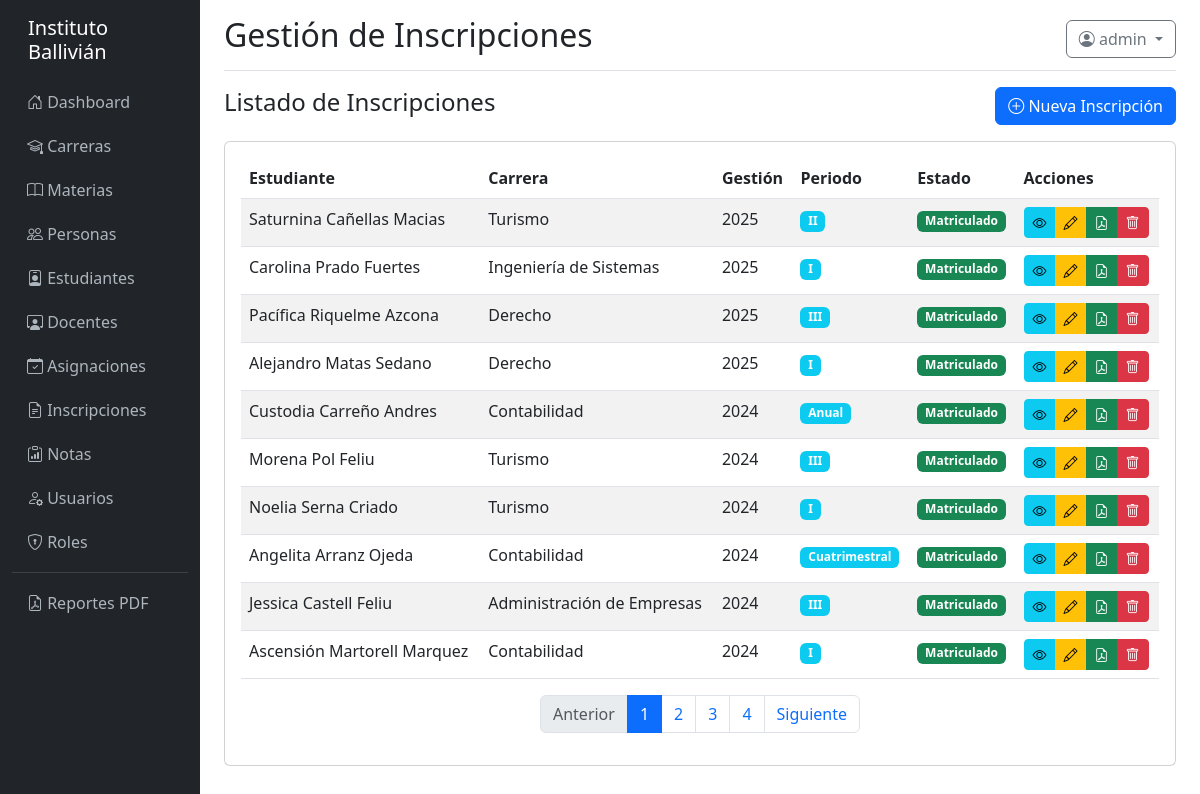
The app's page /inscripciones/ (signed in) with its own data.
### models/__init__.py (models this page shows, shortened)
class Usuario(UserMixin, db.Model):
    __tablename__ = 'usuario'
    id = db.Column(db.Integer, primary_key=True)
    username = db.Column(db.String(100), unique=True, nullable=False)
    email = db.Column(db.String(150))
    password_hash = db.Column(db.String(255), nullable=False)
    persona_id = db.Column(db.Integer, db.ForeignKey('persona.id'))
    estudiante_id = db.Column(db.Integer, db.ForeignKey('estudiante.id'))
    docente_id = db.Column(db.Integer, db.ForeignKey('docente.id'))
    activo = db.Column(db.Boolean, default=True)
    ultimo_login = db.Column(db.DateTime)
    created_at = db.Column(db.DateTime, default=datetime.utcnow)
    updated_at = db.Column(db.DateTime, onupdate=datetime.utcnow)
    roles = db.relationship('Rol', secondary=usuario_rol, backref='usuarios')
    def tiene_permiso(self, nombre_permiso):
        for rol in self.roles:
            for permiso in rol.permisos:
                if permiso.nombre == nombre_permiso:
                    return True
        return False

class Inscripcion(db.Model):
    __tablename__ = 'inscripcion'
    id = db.Column(db.Integer, primary_key=True)
    estudiante_id = db.Column(db.Integer, db.ForeignKey('estudiante.id'), nullable=False)
    carrera_id = db.Column(db.Integer, db.ForeignKey('carrera.id'), nullable=False)
    gestion = db.Column(db.Integer, nullable=False)
    periodo = db.Column(db.Enum('I', 'II', 'III', 'Cuatrimestral', 'Anual'), default='I')
    fecha_inscripcion = db.Column(db.DateTime, default=datetime.utcnow)
    estado = db.Column(db.Enum('Preinscrito', 'Matriculado', 'Rechazado', 'Anulado'), default='Matriculado')
    metodo_ingreso = db.Column(db.Enum('Regular', 'Traslado', 'Admitido', 'Otro'), default='Regular')
    boletin_id = db.Column(db.Integer)
    formulario_path = db.Column(db.String(500))
    created_at = db.Column(db.DateTime, default=datetime.utcnow)
    updated_at = db.Column(db.DateTime, onupdate=datetime.utcnow)
    depositos = db.relationship('DepositoBancario', backref='inscripcion', lazy=True, cascade='all, delete-orphan')
    boletas = db.relationship('BoletaInscripcion', backref='inscripcion', lazy=True, cascade='all, delete-orphan')
    notas = db.relationship('Nota', backref='inscripcion', lazy=True, cascade='all, delete-orphan')

class Persona(db.Model):
    __tablename__ = 'persona'
    id = db.Column(db.Integer, primary_key=True)
    tipo_documento = db.Column(db.Enum('CI', 'Pasaporte', 'Otro'), default='CI')
    nro_documento = db.Column(db.String(50), nullable=False)
    nombre = db.Column(db.String(150), nullable=False)
    apellido_paterno = db.Column(db.String(100), nullable=False)
    apellido_materno = db.Column(db.String(100))
    fecha_nacimiento = db.Column(db.Date)
    sexo = db.Column(db.Enum('M', 'F', 'O'))
    lugar_nacimiento = db.Column(db.String(255))
    direccion = db.Column(db.Text)
    telefono = db.Column(db.String(50))
    email = db.Column(db.String(150))
    foto_path = db.Column(db.String(500))
    created_at = db.Column(db.DateTime, default=datetime.utcnow)
    updated_at = db.Column(db.DateTime, onupdate=datetime.utcnow)
    __table_args__ = (
        db.UniqueConstraint('tipo_documento', 'nro_documento', name='_tipo_nro_uc'),
    )
    estudiante = db.relationship('Estudiante', backref='persona', uselist=False, cascade='all, delete-orphan')
    docente = db.relationship('Docente', backref='persona', uselist=False, cascade='all, delete-orphan')
    usuario = db.relationship('Usuario', backref='persona', uselist=False)
    @property
    def nombre_completo(self):
        return f"{self.nombre} {self.apellido_paterno} {self.apellido_materno or ''}".strip()

class Carrera(db.Model):
    __tablename__ = 'carrera'
    id = db.Column(db.Integer, primary_key=True)
    codigo = db.Column(db.String(30), unique=True, nullable=False)
    nombre = db.Column(db.String(255), nullable=False)
    descripcion = db.Column(db.Text)
    tipo = db.Column(db.Enum('Pregrado', 'Tecnico', 'Posgrado', 'Diplomado', 'Otro'), default='Pregrado')
    carga_horaria = db.Column(db.Integer, default=0)
    creditos = db.Column(db.Integer)
    fecha_creacion = db.Column(db.Date)
    activo = db.Column(db.Boolean, default=True)
    created_at = db.Column(db.DateTime, default=datetime.utcnow)
    updated_at = db.Column(db.DateTime, onupdate=datetime.utcnow)
    materias = db.relationship('Materia', backref='carrera', lazy=True, cascade='all, delete-orphan')
    inscripciones = db.relationship('Inscripcion', backref='carrera', lazy=True)
    asignaciones = db.relationship('Asignacion', backref='carrera', lazy=True)

### controllers/inscripcion_controller.py (the view)
@inscripcion_bp.route('/')
@login_required
def index():
    page = request.args.get('page', 1, type=int)
    inscripciones = Inscripcion.query.order_by(Inscripcion.gestion.desc(), Inscripcion.fecha_inscripcion.desc()).paginate(page=page, per_page=10, error_out=False)
    return render_template('inscripcion/index.html', inscripciones=inscripciones)

### templates/inscripcion/index.html (shortened to what this page needs)
{% extends "base.html" %}
{% block page_title %}Gestión de Inscripciones{% endblock %}
{% block content %}
<div class="d-flex justify-content-between align-items-center mb-3">
    <h4>Listado de Inscripciones</h4>
    {% if current_user.tiene_permiso('crear_inscripcion') %}
    <a href="{{ url_for('inscripcion.crear') }}" class="btn btn-primary"><i class="bi bi-plus-circle"></i> Nueva
        Inscripción</a>
    {% endif %}
</div>
<div class="card">
    <div class="card-body">
        <div class="table-responsive">
            <table class="table table-striped table-hover">
                <thead>
                    <tr>
                        <th>Estudiante</th>
                        <th>Carrera</th>
                        <th>Gestión</th>
                        <th>Periodo</th>
                        <th>Estado</th>
                        <th>Acciones</th>
                    </tr>
                </thead>
                <tbody>
                    {% for inscripcion in inscripciones.items %}<tr>
                        <td>{{ inscripcion.estudiante.persona.nombre_completo }}</td>
                        <td>{{ inscripcion.carrera.nombre }}</td>
                        <td>{{ inscripcion.gestion }}</td>
                        <td><span class="badge bg-info">{{ inscripcion.periodo }}</span></td>
                        <td><span
                                class="badge bg-{% if inscripcion.estado == 'Matriculado' %}success{% elif inscripcion.estado == 'Preinscrito' %}warning{% else %}secondary{% endif %}">{{
                                inscripcion.estado }}</span></td>
                        <td>
                            <div class="btn-group btn-group-sm"><a
                                    href="{{ url_for('inscripcion.detalle', id=inscripcion.id) }}"
                                    class="btn btn-info"><i class="bi bi-eye"></i></a>{% if
                                current_user.tiene_permiso('editar_inscripcion') %}<a
                                    href="{{ url_for('inscripcion.editar', id=inscripcion.id) }}"
                                    class="btn btn-warning"><i class="bi bi-pencil"></i></a>{% endif %}{% if
                                current_user.tiene_permiso('ver_notas') or (current_user.estudiante_id and
                                current_user.estudiante_id == inscripcion.estudiante_id) %}<a
                                    href="{{ url_for('reporte.reporte_notas_estudiante', inscripcion_id=inscripcion.id) }}"
                                    class="btn btn-success" title="Certificado de Notas"><i
                                        class="bi bi-file-earmark-pdf"></i></a>{% endif %}{% if
                                current_user.tiene_permiso('eliminar_inscripcion') %}<button type="button"
                                    class="btn btn-danger" data-bs-toggle="modal"
                                    data-bs-target="#deleteModal{{ inscripcion.id }}"><i
                                        class="bi bi-trash"></i></button>{% endif %}</div>
                        </td>
                    </tr>{% else %}<tr>
                        <td colspan="6" class="text-center">No hay inscripciones registradas</td>
                    </tr>{% endfor %}</tbody>
            </table>
        </div>
        {% if inscripciones.pages > 1 %}<nav>
            <ul class="pagination justify-content-center">
                <li class="page-item {% if not inscripciones.has_prev %}disabled{% endif %}"><a class="page-link"
                        href="{{ url_for('inscripcion.index', page=inscripciones.prev_num) }}">Anterior</a></li>{% for
                page_num in inscripciones.iter_pages() %}{% if page_num %}<li
                    class="page-item {% if page_num == inscripciones.page %}active{% endif %}"><a class="page-link"
                        href="{{ url_for('inscripcion.index', page=page_num) }}">{{ page_num }}</a></li>{% else %}<li
                    class="page-item disabled"><span class="page-link">...</span></li>{% endif %}{% endfor %}<li
                    class="page-item {% if not inscripciones.has_next %}disabled{% endif %}"><a class="page-link"
                        href="{{ url_for('inscripcion.index', page=inscripciones.next_num) }}">Siguiente</a></li>
            </ul>
        </nav>{% endif %}
    </div>
</div>
{% endblock %}

### templates/base.html (shortened to what this page needs)
<!DOCTYPE html>
<html lang="es">
<head>
    <link href="https://cdn.jsdelivr.net/npm/bootstrap@5.3.0/dist/css/bootstrap.min.css" rel="stylesheet">
    <link rel="stylesheet" href="https://cdn.jsdelivr.net/npm/bootstrap-icons@1.11.0/font/bootstrap-icons.css">
</head>
<body>
    <div class="container-fluid">
        <div class="row">
            {% if current_user.is_authenticated %}
            <nav class="col-md-2 col-lg-2 d-md-block sidebar">
                <div class="position-sticky pt-3">
                    <h5 class="text-white px-3 mb-3">Instituto Ballivián</h5>
                    <ul class="nav flex-column">
                        <li class="nav-item">
                            <a class="nav-link" href="{{ url_for('main.dashboard') }}">
                                <i class="bi bi-house-door"></i> Dashboard
                            </a>
                        </li>
                        {% if current_user.tiene_permiso('ver_carreras') %}
                        <li class="nav-item">
                            <a class="nav-link" href="{{ url_for('carrera.index') }}">
                                <i class="bi bi-mortarboard"></i> Carreras
                            </a>
                        </li>
                        {% endif %}
                        {% if current_user.tiene_permiso('ver_materias') %}
                        <li class="nav-item">
                            <a class="nav-link" href="{{ url_for('materia.index') }}">
                                <i class="bi bi-book"></i> Materias
                            </a>
                        </li>
                        {% endif %}
                        {% if current_user.tiene_permiso('ver_personas') %}
                        <li class="nav-item">
                            <a class="nav-link" href="{{ url_for('persona.index') }}">
                                <i class="bi bi-people"></i> Personas
                            </a>
                        </li>
                        {% endif %}
                        {% if current_user.tiene_permiso('ver_estudiantes') %}
                        <li class="nav-item">
                            <a class="nav-link" href="{{ url_for('estudiante.index') }}">
                                <i class="bi bi-person-badge"></i> Estudiantes
                            </a>
                        </li>
                        {% endif %}
                        {% if current_user.tiene_permiso('ver_docentes') %}
                        <li class="nav-item">
                            <a class="nav-link" href="{{ url_for('docente.index') }}">
                                <i class="bi bi-person-workspace"></i> Docentes
                            </a>
                        </li>
                        {% endif %}
                        {% if current_user.tiene_permiso('ver_asignaciones') %}
                        <li class="nav-item">
                            <a class="nav-link" href="{{ url_for('asignacion.index') }}">
                                <i class="bi bi-calendar-check"></i> Asignaciones
                            </a>
                        </li>
                        {% endif %}
                        {% if current_user.tiene_permiso('ver_inscripciones') %}
                        <li class="nav-item">
                            <a class="nav-link" href="{{ url_for('inscripcion.index') }}">
                                <i class="bi bi-file-earmark-text"></i> Inscripciones
                            </a>
                        </li>
                        {% endif %}
                        {% if current_user.tiene_permiso('ver_notas') %}
                        <li class="nav-item">
                            <a class="nav-link" href="{{ url_for('nota.index') }}">
                                <i class="bi bi-clipboard-data"></i> Notas
                            </a>
                        </li>
                        {% endif %}
                        {% if current_user.tiene_permiso('ver_usuarios') %}
                        <li class="nav-item">
                            <a class="nav-link" href="{{ url_for('usuario.index') }}">
                                <i class="bi bi-person-gear"></i> Usuarios
                            </a>
                        </li>
                        {% endif %}
                        {% if current_user.tiene_permiso('ver_roles') %}
                        <li class="nav-item">
                            <a class="nav-link" href="{{ url_for('rol.index') }}">
                                <i class="bi bi-shield-lock"></i> Roles
                            </a>
                        </li>
                        {% endif %}
                        <hr class="text-white-50 my-2">
                        <li class="nav-item">
                            <a class="nav-link" href="{{ url_for('reporte.index') }}">
                                <i class="bi bi-file-earmark-pdf"></i> Reportes PDF
                            </a>
                        </li>
                    </ul>
                </div>
            </nav>
            {% endif %}
            <main class="col-md-10 ms-sm-auto col-lg-10 px-md-4">
                {% if current_user.is_authenticated %}
                <div class="d-flex justify-content-between flex-wrap flex-md-nowrap align-items-center pt-3 pb-2 mb-3 border-bottom">
                    <h1 class="h2">{% block page_title %}Dashboard{% endblock %}</h1>
                    <div class="btn-toolbar mb-2 mb-md-0">
                        <div class="dropdown">
                            <button class="btn btn-outline-secondary dropdown-toggle" type="button" id="userDropdown" data-bs-toggle="dropdown">
                                <i class="bi bi-person-circle"></i> {{ current_user.username }}
                            </button>
                        </div>
                    </div>
                </div>
                {% endif %}
                {% block content %}{% endblock %}
            </main>
        </div>
    </div>
</body>
</html>

### templates/base.html (style rules this page uses)
.sidebar { min-height: 100vh; background-color: #212529; }
.sidebar a { color: #adb5bd; text-decoration: none; padding: 10px 15px; display: block; }

### records on screen
Usuario: username "admin"
Inscripcion: estudiante.persona.nombre_completo "Saturnina Cañellas Macias", carrera.nombre "Turismo", gestion "2025", periodo "II", estado "Matriculado"
Inscripcion: estudiante.persona.nombre_completo "Carolina Prado Fuertes", carrera.nombre "Ingeniería de Sistemas", gestion "2025", periodo "I", estado "Matriculado"
Inscripcion: estudiante.persona.nombre_completo "Pacífica Riquelme Azcona", carrera.nombre "Derecho", gestion "2025", periodo "III", estado "Matriculado"
Inscripcion: estudiante.persona.nombre_completo "Alejandro Matas Sedano", carrera.nombre "Derecho", gestion "2025", periodo "I", estado "Matriculado"
Inscripcion: estudiante.persona.nombre_completo "Custodia Carreño Andres", carrera.nombre "Contabilidad", gestion "2024", periodo "Anual", estado "Matriculado"
Inscripcion: estudiante.persona.nombre_completo "Morena Pol Feliu", carrera.nombre "Turismo", gestion "2024", periodo "III", estado "Matriculado"
Inscripcion: estudiante.persona.nombre_completo "Noelia Serna Criado", carrera.nombre "Turismo", gestion "2024", periodo "I", estado "Matriculado"
Inscripcion: estudiante.persona.nombre_completo "Angelita Arranz Ojeda", carrera.nombre "Contabilidad", gestion "2024", periodo "Cuatrimestral", estado "Matriculado"
Inscripcion: estudiante.persona.nombre_completo "Jessica Castell Feliu", carrera.nombre "Administración de Empresas", gestion "2024", periodo "III", estado "Matriculado"
Inscripcion: estudiante.persona.nombre_completo "Ascensión Martorell Marquez", carrera.nombre "Contabilidad", gestion "2024", periodo "I", estado "Matriculado"

### other values on screen
{{ page_num }} "1" "2" "3" "4"
